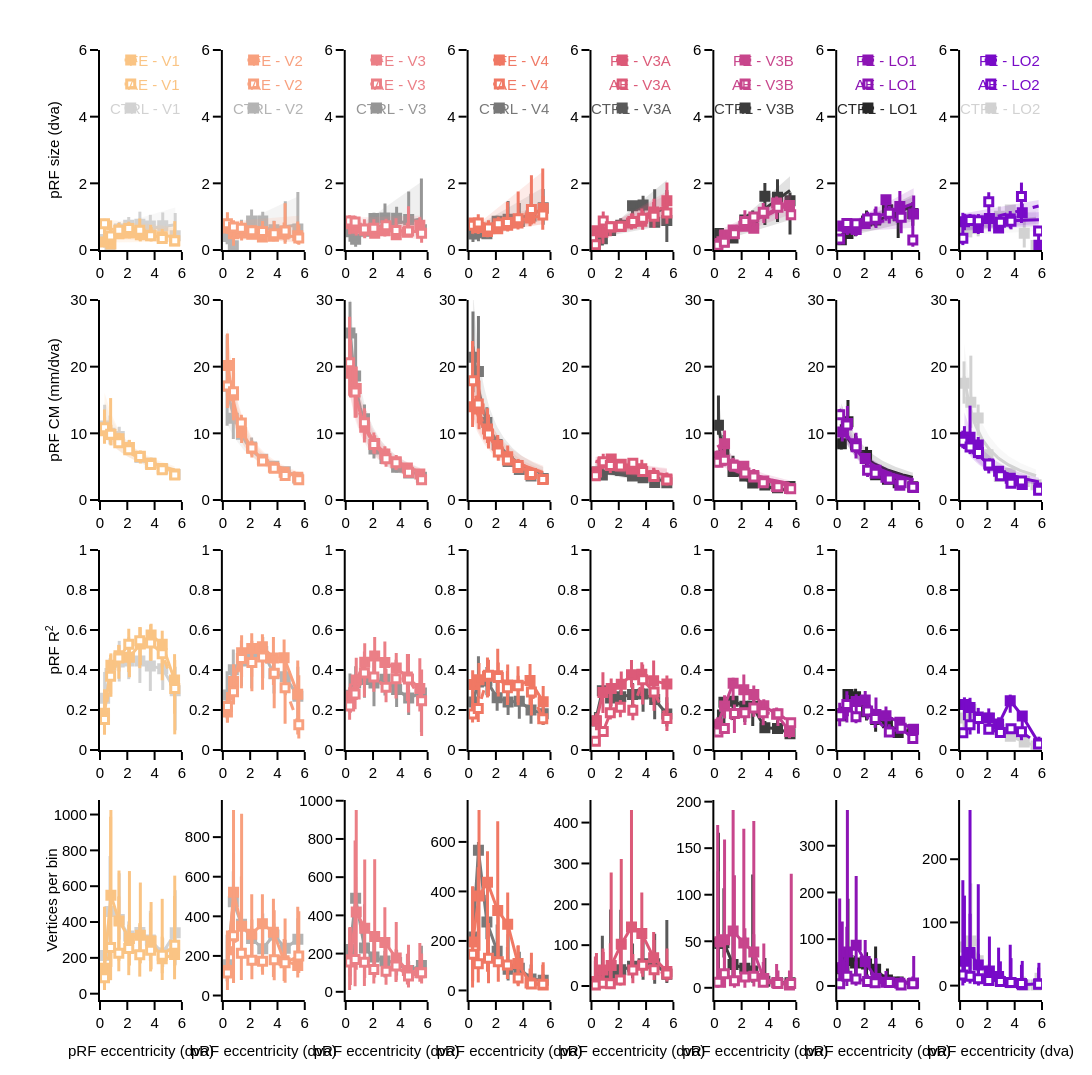
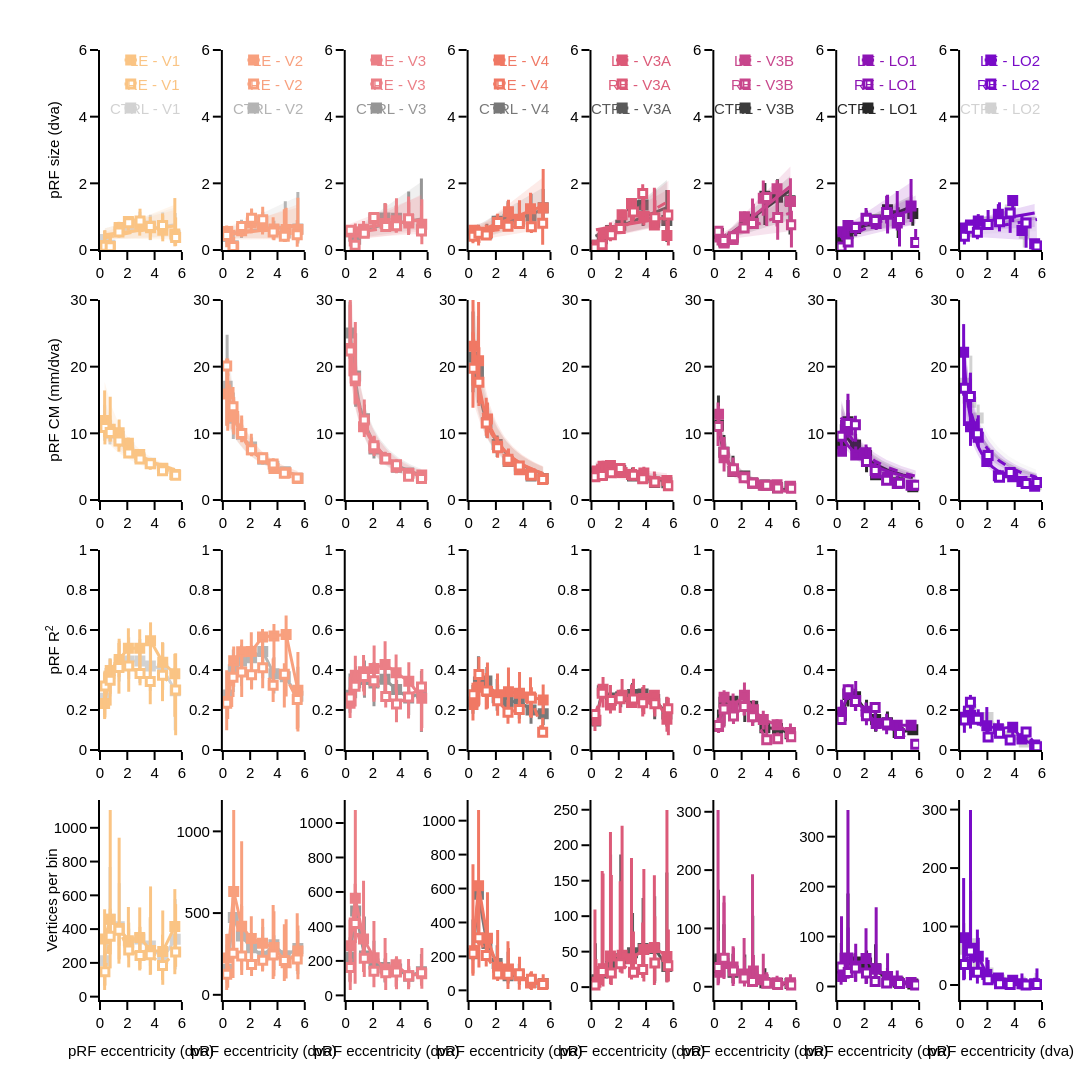

The notebook cell these images were saved under, in order:
### Markdown cell above
## Figure 2 — eccentricity vs pRF size and pCM, OD filter

Same figure as `make_ecc_size_pcm_fig.py`: group median across subjects per eccentricity bin (patients with the CTRL curve of the controls).

### Code cell
size_cols = [c for c in df_size.columns if c not in ['subject', 'subject_group', 'filter', 'roi', 'eye_condition', 'num_bins']]


def size_group(filt, group):
    d = df_size[(df_size['filter'] == filt) & (df_size.subject_group == group)]
    g = d.groupby(['roi', 'eye_condition', 'num_bins'], sort=False)[size_cols].median().reset_index()
    for col in ['prf_size_bins_median', 'prf_pcm_bins_median', '{}_bins_median'.format(rsq2use), 'n_vert_bins']:
        q = d.groupby(['roi', 'eye_condition', 'num_bins'], sort=False)[col]
        g['{}_ci_lower'.format(col)] = q.quantile(0.025).values
        g['{}_ci_upper'.format(col)] = q.quantile(0.975).values
    return g


for group in ['patient', 'control']:
    g = size_group('od', group)
    df_ctrl = size_group('od', 'control').query("eye_condition == 'CTRL'") if group == 'patient' else None
    if group == 'patient':
        g = g[g.eye_condition.isin(['AE-RE', 'FE-LE'])]
    fig = eyes_ecc_size_pcm_plot(df=g, figure_info=figure_info_for(group), rsq2use=rsq2use, df_ctrl=df_ctrl)
    fig.show()
    fig.write_image('{}/prf_od-filter_group-{}_ecc-size-pcm.pdf'.format(fig_dir, group))
